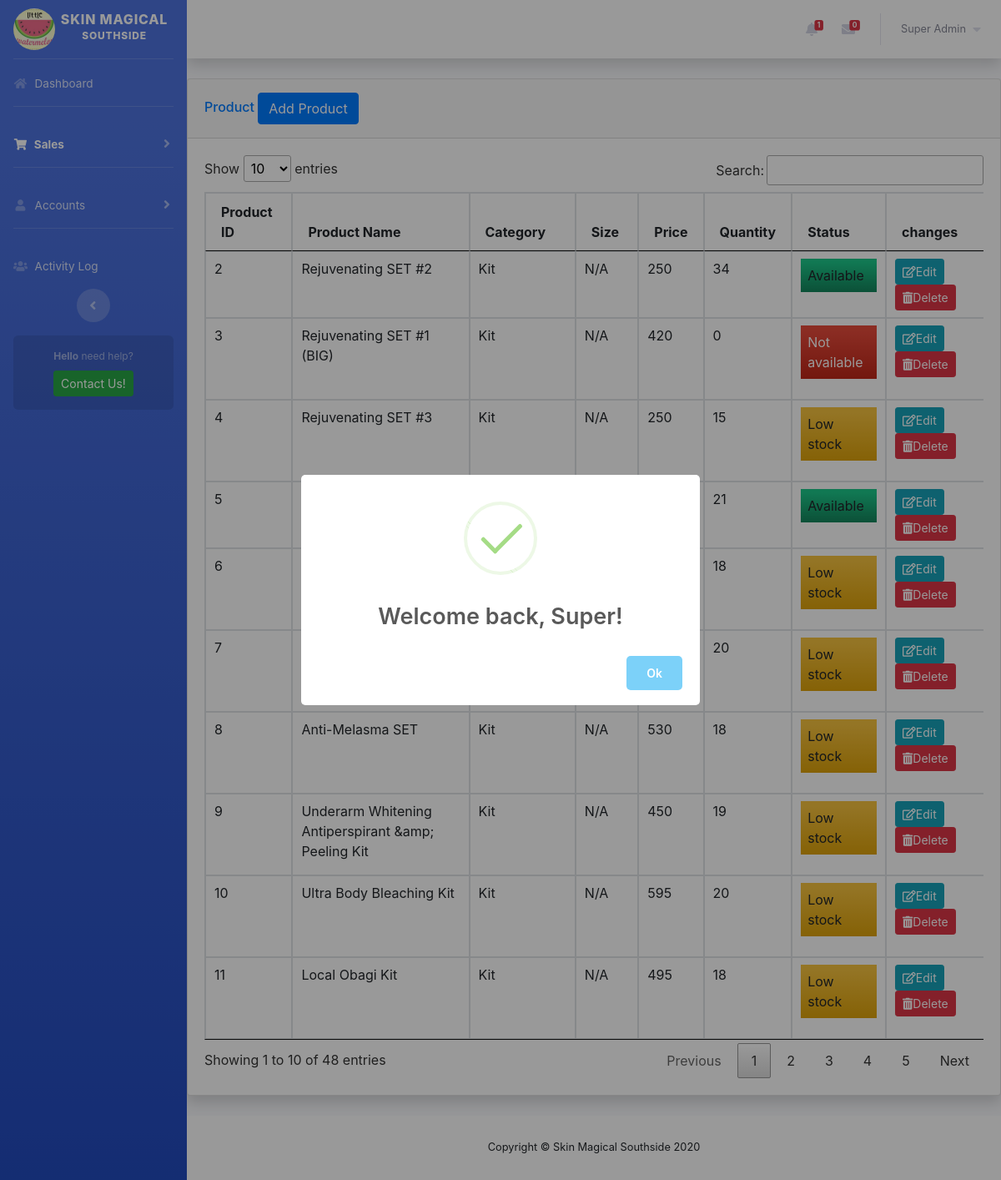
Page /pages/product.php (signed in) on the committed database.
### tables this page shows
CREATE TABLE `product` (
  `product_id` int NOT NULL,
  `category_id` int NOT NULL,
  `product_name` varchar(100) NOT NULL,
  `product_size` varchar(50) NOT NULL,
  `product_quantity` int NOT NULL,
  `product_price` double NOT NULL,
  `login_id` int NOT NULL,
  `created_at` datetime NOT NULL DEFAULT CURRENT_TIMESTAMP,
  `updated_at` datetime NOT NULL DEFAULT CURRENT_TIMESTAMP ON UPDATE CURRENT_TIMESTAMP
);

CREATE TABLE `category` (
  `category_id` int NOT NULL,
  `category_name` varchar(100) DEFAULT NULL,
  `login_id` int NOT NULL,
  `created_at` datetime NOT NULL DEFAULT CURRENT_TIMESTAMP
);

### pages/product.php (the view, shortened to what this page needs)
<?php
$page = "sales";
include '../includes/header.php';
include '../includes/sidebar.php';
include '../includes/topbar.php';
include '../config/connection.php';
?>
<div id="content-wrapper" class="d-flex flex-column">
    <div class="contatiner-fluid">
        <div class="card shadow mb-4">
            <div class="card-header py-3">
                <h6 class="m-0 font-weight-bold- text-primary"> Product
                    <button type="button" class="btn btn-primary" data-toggle="modal" data-target="#addProduct">
                        Add Product
                    </button>
                </h6>
            </div>
            <div class="card-body">
                <div class="table-responsive">
                    <table class="table table-bordered" id="productTable" width="100%" cellspacing="0">
                        <thead>
                            <tr>
                                <th>Product ID</th>
                                <th>Product Name</th>
                                <th>Category</th>
                                <th>Size</th>
                                <th>Price</th>
                                <th>Quantity</th>
                                <th>Status</th>
                                <th>changes</th>
                            </tr>
                        </thead>
                        <tbody>
                            <?php
                                $sql = "SELECT * FROM product INNER JOIN category ON product.category_id = category.category_id ORDER BY product_id";
                                $result = mysqli_query($db, $sql) or die (mysqli_error($sql));
                                while ($row = mysqli_fetch_assoc($result)) {
                                    ?>
                                        <tr>
                                            <td><?php echo $row['product_id'] ?></td>
                                            <td><?php echo $row['product_name'] ?></td>
                                            <td><?php echo $row['category_name'] ?></td>
                                            <td><?php
                                            echo $row['product_size']
                                             ?></td>
                                            <td><?php echo $row['product_price'] ?></td>
                                            <td><?php echo $row['product_quantity'] ?></td>
                                            <td>
                                                <?php
                                                    if ($row['product_quantity'] == 0) { ?>
                                                        <p class="px-2 py-2 bg-gradient-danger text-white">Not available</p>
                                                        <?php
                                                    } else if ($row['product_quantity'] <= 20) { ?>
                                                        <p class="px-2 py-2 bg-gradient-warning text-black">Low stock</p>
                                                        <?php
                                                    } else { ?>
                                                        <p class="px-2 py-2 bg-gradient-success text-black">Available</p>
                                                        <?php
                                                    }
                                                ?>
                                            </td>
                                            <td><button class="btn editbtn btn-info btn-sm"><i class="far fa-edit"></i>Edit</button>&nbsp
                                            <button class="btn deletebtn btn-danger btn-sm"><i class="fas fa-trash-alt"></i>Delete</button></td>
                                        </tr>
                                    <?php
                                }
                            ?>
                        </tbody>
                    </table>
                </div>
            </div>
        </div>
    </div>
</div>
</div>
<?php
    include '../includes/footer.php';
?>

### includes/header.php (shortened to what this page needs)
<!DOCTYPE html>
<html lang="en">
<head>
    <link href="../vendor/fontawesome-free/css/all.min.css" rel="stylesheet" type="text/css">
    <link href="../css/sb-admin-2.min.css" rel="stylesheet">
    <link href="../css/jquery.dataTables.min.css" rel="stylesheet">
</head>
<body id="page-top">

### includes/sidebar.php (shortened to what this page needs)
<div id="wrapper">
    <ul class="navbar-nav bg-gradient-primary sidebar sidebar-dark accordion" id="accordionSidebar">
        <a class="sidebar-brand d-flex align-items-center justify-content-center" href="../pages/dashboard.php">
            <div class="sidebar-brand-icon rotate-n-0">
                <i class="fas fa-magicx">
					<div class="bgaol m-auto">
				        <img src="../img/logo.jpg" class="rounded-circle" width="50" height="50">
				    </div>
				</i>
            </div>
            <div class="sidebar-brand-text mx-1">Skin Magical <sup>Southside</sup></div>
        </a>
        <hr class="sidebar-divider my-0">
        <li class="nav-item <?php echo ($page == "dashboard" ? "active" : "")?>">
            <a class="nav-link" href="../pages/dashboard.php">
                <i class="fas fa-fw fa-home"></i>
                <span>Dashboard</span></a>
        </li>
        <hr class="sidebar-divider">
        <li class="nav-item <?php echo ($page == "sales" ? "active" : "")?>">
            <a class="nav-link collapsed" href="#" data-toggle="collapse" data-target="#collapseUtilities"
                aria-expanded="true" aria-controls="collapseUtilities">
                <i class="fas fa-fw fa-shopping-cart"></i>
                <span>Sales</span>
            </a>
        </li>
        <hr class="sidebar-divider">
        <?php
            if ($_SESSION['type'] != 1) {
            } else {
                ?>
                <li class="nav-item <?php echo ($page == "account" ? "active" : "")?>">
                    <a class="nav-link collapsed" href="#" data-toggle="collapse" data-target="#collapseTwo"
                        aria-expanded="true" aria-controls="collapseTwo">
                        <i class="fas fa-fw fa-user"></i>
                        <span>Accounts</span>
                    </a>
                </li>
                <hr class="sidebar-divider d-none d-md-block">
                <?php
            }
        ?>
        <?php
            if ($_SESSION['type'] != 1) {
            } else {
                ?>
                <li class="nav-item <?php echo ($page == "report" ? "active" : "")?>">
                    <a class="nav-link" href="../pages/accountActivityLog.php">
                        <i class="fa fa-users"></i>
                        <span>Activity Log</span></a>
                </li>
                <?php
            }
        ?>
        <div class="text-center d-none d-md-inline">
            <button class="rounded-circle border-0" id="sidebarToggle"></button>
        </div>
        <div class="sidebar-card">
            <p class="text-center mb-2"><strong>Hello</strong> need help?</p>
            <a class="btn btn-success btn-sm" href="#">Contact Us!</a>
        </div>
    </ul>

### includes/topbar.php (shortened to what this page needs)
<div id="content-wrapper" class="d-flex flex-column">
    <div id="content">
        <nav class="navbar navbar-expand navbar-light bg-white topbar mb-4 static-top shadow">
            <ul class="navbar-nav ml-auto">
                <?php
                    $notification = "SELECT *, COUNT(notification_id) as notif FROM notification WHERE status = 0";
                    $notificationResult = mysqli_query($db, $notification);
                    $result = mysqli_fetch_assoc($notificationResult);
                ?>
                <li class="nav-item dropdown no-arrow mx-1">
                    <a class="nav-link dropdown-toggle" href="#" id="alertsDropdown" role="button"
                        data-toggle="dropdown" aria-haspopup="true" aria-expanded="false">
                        <i class="fas fa-bell fa-fw"></i>
                        <span class="badge badge-danger badge-counter"><?php echo $result['notif'] ?></span>
                    </a>
                </li>
                <li class="nav-item dropdown no-arrow mx-1">
                            <a class="nav-link dropdown-toggle" href="#" id="messagesDropdown" role="button"
                                data-toggle="dropdown" aria-haspopup="true" aria-expanded="false">
                                <i class="fas fa-envelope fa-fw"></i>
                                <?php
                                    $message = "SELECT *, COUNT(shipment_id) as notif FROM shipment WHERE status = 1";
                                    $messageResult = mysqli_query($db, $message);
                                    $msgresult = mysqli_fetch_assoc($messageResult);
                                ?>
                                <span class="badge badge-danger badge-counter"><?php echo $msgresult['notif'] ?></span>
                            </a>
                        </li>
                <li class="nav-item dropdown no-arrow">
                    <a class="nav-link dropdown-toggle" href="#" id="userDropdown" role="button"
                        data-toggle="dropdown" aria-haspopup="true" aria-expanded="false">
                        <span class="mr-2 d-none d-lg-inline text-gray-600 small"><?php echo $_SESSION['name']?></span>
                            <i class="fa fa-caret-down fa-1x text-gray-300 rounded-circle"></i>
                    </a>
                </li>
            </ul>
        </nav>

### includes/footer.php (shortened to what this page needs)
<footer class="sticky-footer bg-white">
                <div class="container my-auto">
                    <div class="copyright text-center my-auto">
                        <span>Copyright &copy; Skin Magical Southside 2020</span>
                    </div>
                </div>
            </footer>
        </div>
    </div>
    <?php
        include '../includes/scripts.php';
    ?>
</body>
</html>

### includes/scripts.php (shortened to what this page needs)
<link rel="stylesheet" href="https://cdn.jsdelivr.net/npm/bootstrap@4.5.3/dist/css/bootstrap.min.css">
<link rel="stylesheet" href="https://code.jquery.com/ui/1.12.1/themes/base/jquery-ui.css">

### rows in the picture
product: product_id "2", product_name "Rejuvenating SET #2", category.category_name "Kit", product_size "N/A", product_price "250", product_quantity "34", shows "Available"
product: product_id "3", product_name "Rejuvenating SET #1 (BIG)", category.category_name "Kit", product_size "N/A", product_price "420", product_quantity "0", shows "Not available"
product: product_id "4", product_name "Rejuvenating SET #3", category.category_name "Kit", product_size "N/A", product_price "250", product_quantity "15", shows "Low stock"
product: product_id "5", product_quantity "21", shows "Available"
product: product_id "6", product_quantity "18", shows "Low stock"
product: product_id "7", product_quantity "20", shows "Low stock"
product: product_id "8", product_name "Anti-Melasma SET", category.category_name "Kit", product_size "N/A", product_price "530", product_quantity "18", shows "Low stock"
product: product_id "9", product_name "Underarm Whitening Antiperspirant &amp; Peeling Kit", category.category_name "Kit", product_size "N/A", product_price "450", product_quantity "19", shows "Low stock"
product: product_id "10", product_name "Ultra Body Bleaching Kit", category.category_name "Kit", product_size "N/A", product_price "595", product_quantity "20", shows "Low stock"
product: product_id "11", product_name "Local Obagi Kit", category.category_name "Kit", product_size "N/A", product_price "495", product_quantity "18", shows "Low stock"

### other values in the picture
$result['notif'] "1"
$msgresult['notif'] "0"
$_SESSION['name'] "Super Admin"
